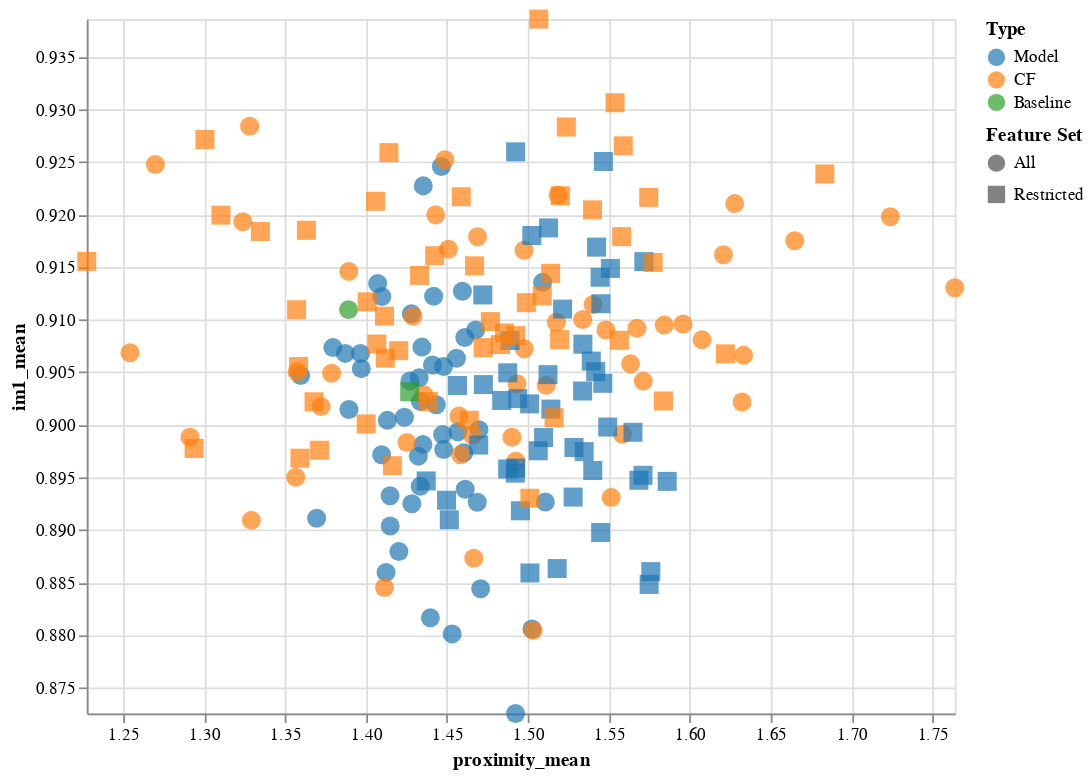

Notebook source saved alongside this figure:
### Markdown cell above
Below is the prototype plot for Figure 4, the scatter plot between plausibility and proximity included as the latex version in the paper

### Code cell
import altair as alt

alt.Chart(metrics_df).mark_point(size=120, filled=True).encode(
    x=alt.X(
        'proximity_mean',
        scale=alt.Scale(domain=[metrics_df['proximity_mean'].min(),
                               metrics_df['proximity_mean'].max()])
    ),
    y=alt.Y(
        'im1_mean',
        scale=alt.Scale(domain=[metrics_df['im1_mean'].min(),
                               metrics_df['im1_mean'].max()])
    ),
    color=alt.Color(
        'type:nominal',
        scale=alt.Scale(scheme='category10'),
        legend=alt.Legend(
            title='Type',
            # Map 1 → Model, 2 → CF, 3 → Baseline
            labelExpr="{'1': 'Model', '2': 'CF', '3': 'Baseline'}[datum.label]"
        )
    ),
    shape=alt.Shape(
        'feature_set:nominal',
        scale=alt.Scale(
            domain=['All', 'Restricted'],
            range=['circle', 'square']
        ),
        legend=alt.Legend(title='Feature Set')
    )
).properties(
    width=500,
    height=400
)

### Figure 1 — Vega-Lite specification as saved in the notebook (floating-point values rounded to 4 significant figures; data arrays with more than 128 entries replaced by an {"elided": "..."} marker saying what was removed)
{"config": {"view": {"continuousWidth": 300, "continuousHeight": 300}}, "data": {"name": "data-346bb77d23687290211faef0252520b2"}, "mark": {"type": "point", "filled": true, "size": 120}, "encoding": {"color": {"field": "type", "legend": {"labelExpr": "{'1': 'Model', '2': 'CF', '3': 'Baseline'}[datum.label]", "title": "Type"}, "scale": {"scheme": "category10"}, "type": "nominal"}, "shape": {"field": "feature_set", "legend": {"title": "Feature Set"}, "scale": {"domain": ["All", "Restricted"], "range": ["circle", "square"]}, "type": "nominal"}, "x": {"field": "proximity_mean", "scale": {"domain": [1.228, 1.764]}, "type": "quantitative"}, "y": {"field": "im1_mean", "scale": {"domain": [0.8725, 0.9386]}, "type": "quantitative"}}, "height": 400, "width": 500, "$schema": "https://vega.github.io/schema/vega-lite/v5.20.1.json", "datasets": {"data-346bb77d23687290211faef0252520b2": {"elided": "200 records"}}}
